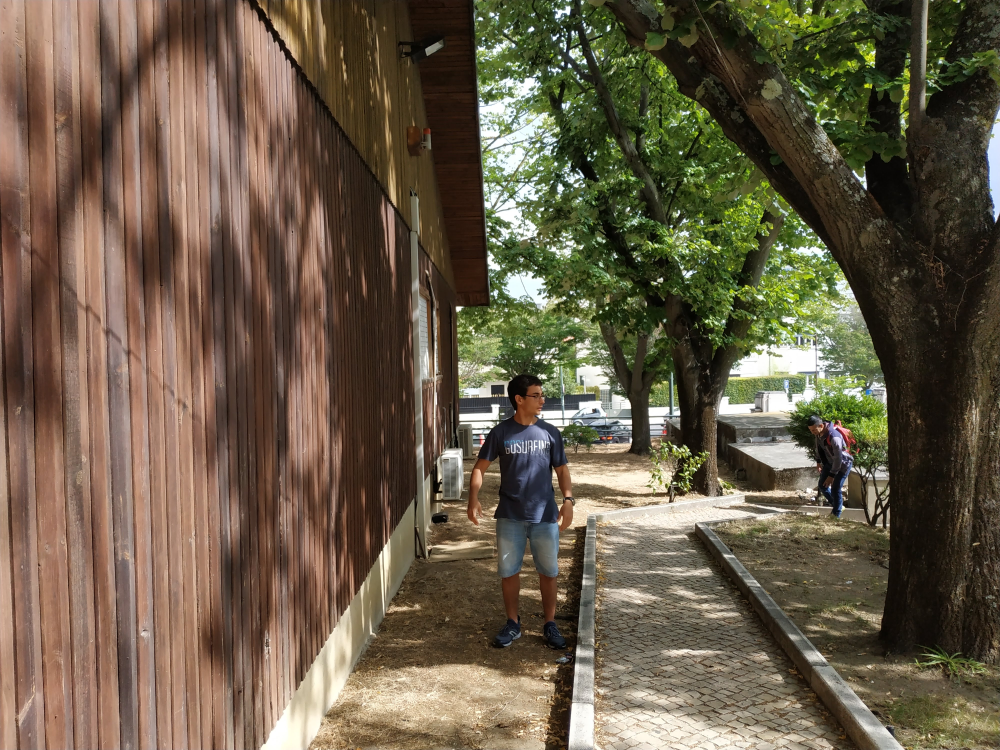
#> input picture pic/D_4m_5.jpg, 4000 x 3000 px (shown at 1/4 size)
$ python -i hog_box.py   (imports and definitions only)
#> lines starting #> are read from the running program, lines starting #| are printed output that depends on the picture
#> further down, picture is the input picture: shape (3000, 4000, 3); mean B, G, R 71.8, 92.2, 104.9
#!/usr/bin/env python3
# -*- coding: UTF-8 -*-


from __future__ import print_function
import cv2
import numpy as np

from imutils.object_detection import non_max_suppression
from imutils import paths
import argparse
import imutils
import pdb

class HOGBox:
    """
    a simple HOG-method-based human tracking box
    """
    # mouse click flag
    clicked = False

    def __init__(self):
        print('Initializing HOGBox...')
        self.hog = cv2.HOGDescriptor()
        self.hog.setSVMDetector(cv2.HOGDescriptor_getDefaultPeopleDetector())
        self._box_init_window_name = 'Bounding Box Initialization'
        cv2.namedWindow(self._box_init_window_name)
        cv2.setMouseCallback(self._box_init_window_name, self.on_mouse)
        print('HOGBox initialized.')

    def __call__(self, img, original=True):
#> called with original = True
        H, W = img.shape[:2]
#> H = 3000; W = 4000
        if original:
            found, w = self.hog.detectMultiScale(img)
#> found = [[1944, 1554, 79, 157], [3019, 1508, 86, 173], [2228, 1965, 91, 183], [1927, 1642, 137, 273]]; w = [0.635, 0.146, 1.22, 0.908]
            rect = self.cal_rect(found[np.argmax([found[i, 2] * found[i, 3] for i in range(len(found))])], H, W) \
                if len(found) else [0, 0, W, H]  # biggest area
            # rect = self.cal_rect(found[np.argmax(w)], H, W) if len(found) else [0, 0, W, H]  # biggest weight
            self.draw_rect(img, rect)
            scale = 400 / H
            img = cv2.resize(img, (0, 0), fx=scale, fy=scale)
            cv2.imshow(self._box_init_window_name, img)

            if self.clicked:
                cv2.destroyWindow(self._box_init_window_name)
            return self.clicked, rect
        else:
            max_width=800
            #min_width=img.shape[1]
            image = imutils.resize(img, width=min(max_width, W))
            #image=img
            # detect people in the image
            (rects, weights) = self.hog.detectMultiScale(image, winStride=(4, 4), padding=(8, 8), scale=0.1)
            rects = np.array([[x, y, x + w, y + h] for (x, y, w, h) in rects])
            pick = non_max_suppression(rects, probs=weights, overlapThresh=0.65)

            rect=[0, 0, W, H]

            for p in pick:
                rect = [p[0],p[1],p[2]-p[0],p[3]-p[1]]
                rect =[x * W // min(max_width, W) for x in rect]
                rect = self.cal_rect(rect, H, W) \
                   if len(rects) else [0, 0, W, H]  # biggest area
                # rect = self.cal_rect(found[np.argmax([found[i, 2] * found[i, 3] for i in range(len(found))])], H, W) \
                # if len(found) else [0, 0, W, H]  # biggest area
                # rect = self.cal_rect(found[np.argmax(w)], H, W) if len(found) else [0, 0, W, H]  # biggest weight
                self.draw_rect(img, rect)
                break
            scale = 400 / H
            img = cv2.resize(img, (0, 0), fx=scale, fy=scale)
            cv2.imshow(self._box_init_window_name, img)

            if self.clicked:
                cv2.destroyWindow(self._box_init_window_name)
            return self.clicked, rect


    def on_mouse(self, event, x, y, flags, param):
        """
        attain mouse clicking message
        """
        if event == cv2.EVENT_LBUTTONUP:
            self.clicked = True

    @staticmethod
    def cal_rect(rect, H, W):
        """
        calculate the box size and position
        """
#> called with rect = array of shape (4,), H = 3000, W = 4000
        x, y, w, h = rect
#> x = 1927; y = 1642; w = 137; h = 273
        offset_w = int(0.4 / 2 * W)
#> offset_w = 800
        offset_h = int(0.2 / 2 * H)
#> offset_h = 300
#> in __call__, `rect = self.cal_rect(found[np.argmax([found[i, 2] * found[i, 3] for i ..`: rect = [1127, 1342, 1737, 873]
        return [np.max([x - offset_w, 0]),  # x
                np.max([y - offset_h, 0]),  # y
                np.min([x + w + offset_w, W]) - np.max([x - offset_w, 0]),  # w
                np.min([y + h + offset_h, H]) - np.max([y - offset_h, 0])]  # h

    @staticmethod
    def draw_rect(img, rect):
        """
        draw bounding box in the BB initialization window, and record current rect (x, y, w, h)
        """
        x, y, w, h = rect
#> x = 1127; y = 1342; w = 1737; h = 873
        pt1 = (x, y)
#> pt1 = (1127, 1342)
        pt2 = (x + w, y + h)
#> pt2 = (2864, 2215)
        cv2.rectangle(img, pt1, pt2, (28, 76, 242), 4)

>>> import cv2
>>> picture = cv2.imread('../pic/D_4m_5.jpg')
>>> result = HOGBox()(picture)
#> in __call__, `img = cv2.resize(img, (0, 0), fx=scale, fy=scale)`:
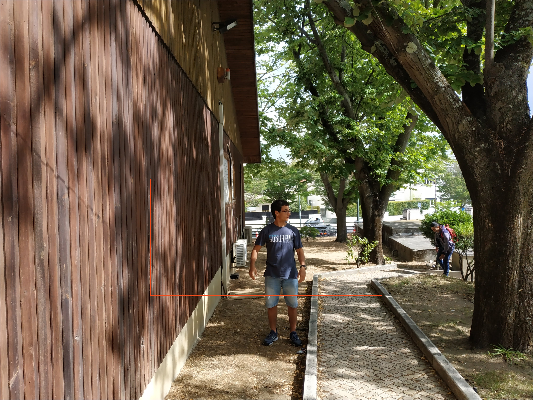
#> img: shape (400, 533, 3); mean B, G, R 71.7, 92.2, 105.1
#> result = (False, [1127, 1342, 1737, 873])
